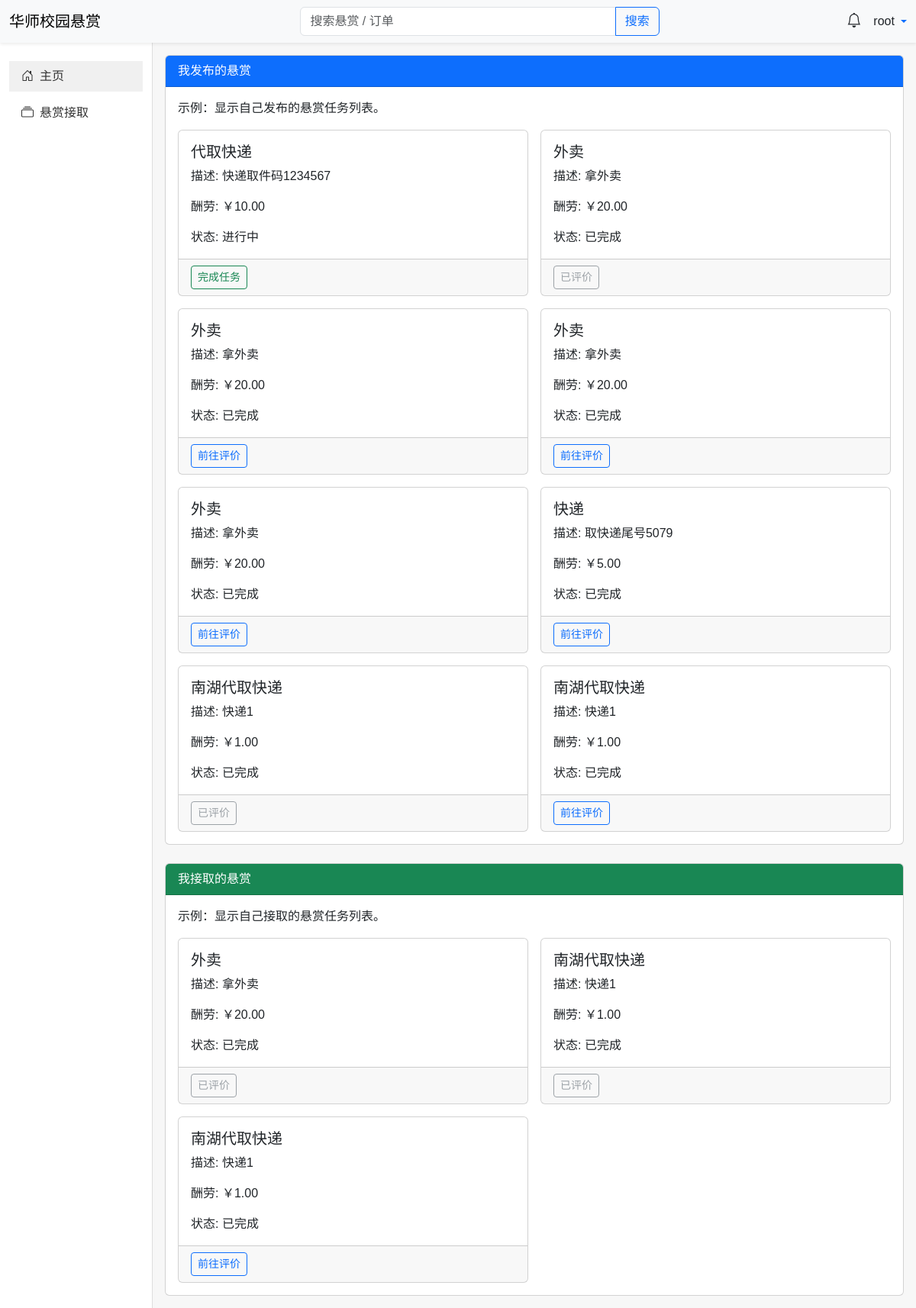
The page /api/ (signed in) on the database its author committed.
### errands/models.py (models this page shows, shortened)
class User(AbstractUser):
    student_id = models.CharField(max_length=20, unique=True, null=True, blank=True)
    phone = models.CharField(max_length=20, null=True, blank=True)
    avatar = models.ImageField(upload_to='avatars/', default='avatars/default.png', null=True, blank=True)

class Task(models.Model):
    TASK_TYPE_CHOICES = [
        ('express', '快递'),
        ('takeaway', '外卖'),
        ('purchase', '代购'),
        ('other', '其他'),
    ]
    STATUS_CHOICES = [
        ('pending', '待接取'),
        ('in_progress', '进行中'),
        ('completed', '已完成'),
        ('cancelled', '已取消'),
    ]
    title = models.CharField(max_length=100)
    description = models.TextField()
    reward = models.DecimalField(max_digits=10, decimal_places=2)
    status = models.CharField(
        max_length=20,
        choices=STATUS_CHOICES,
        default='pending'
    )
    created_by = models.ForeignKey(
        settings.AUTH_USER_MODEL,
        on_delete=models.CASCADE,
        null=True,
        blank=True,
        related_name='tasks_created'
    )
    assigned_to = models.ForeignKey(
        settings.AUTH_USER_MODEL,
        on_delete=models.SET_NULL,
        null=True,
        blank=True,
        related_name='tasks_assigned'
    )
    type = models.CharField(
        max_length=20,
        choices=TASK_TYPE_CHOICES,
        default='other'
    )
    created_at = models.DateTimeField(auto_now_add=True)
    updated_at = models.DateTimeField(auto_now=True)

### errands/views.py (the view, shortened to what this page needs)
# urls.py: path('', views.main_page, name='main'),
@login_required
def main_page(request):
    query = request.GET.get('q', '')  # 获取搜索关键词
    my_published_tasks = Task.objects.filter(created_by=request.user).annotate(
        has_reviewed=Exists(
            Review.objects.filter(task=OuterRef('pk'), reviewed_by=request.user)
        )
    )
    my_taken_tasks = Task.objects.filter(assigned_to=request.user).annotate(
        has_reviewed=Exists(
            Review.objects.filter(task=OuterRef('pk'), reviewed_by=request.user)
        )
    )
    return render(request, 'errands/main.html', {
        'my_published_tasks': my_published_tasks,
        'my_taken_tasks': my_taken_tasks,
        'query': query,  # 将搜索关键词返回模板
    })

### errands/templates/errands/main.html (shortened to what this page needs)
{% load static %}
<!DOCTYPE html>
<html lang="zh-CN">
<head>
  <link rel="stylesheet" href="https://cdn.jsdelivr.net/npm/bootstrap@5.3.0/dist/css/bootstrap.min.css">
  <link rel="stylesheet" href="https://cdn.jsdelivr.net/npm/bootstrap-icons@1.10.5/font/bootstrap-icons.css">
</head>
<body>
  <nav class="navbar navbar-expand-lg navbar-light bg-light shadow-sm">
    <div class="container-fluid">
      <a class="navbar-brand d-flex align-items-center" href="#">
        <span>华师校园悬赏</span>
      </a>
      <form class="d-none d-md-flex mx-auto" style="width: 40%;" action="" method="get">
        <div class="input-group">
          <input type="text" class="form-control" placeholder="搜索悬赏 / 订单" name="q">
          <button class="btn btn-outline-primary" type="submit">搜索</button>
        </div>
      </form>
      <div class="d-flex align-items-center">
        <a href="#" class="text-decoration-none me-3 position-relative">
          <span class="text-dark">
            <i class="bi bi-bell" style="font-size: 1.2rem;"></i>
          </span>
        </a>
        <div class="dropdown">
          <a href="#" class="d-flex align-items-center text-decoration-none dropdown-toggle" data-bs-toggle="dropdown" aria-expanded="false">
            <span class="me-1 text-dark">{{ user.username|default:"用户" }}</span>
          </a>
        </div>
      </div>
    </div>
  </nav>
  <div class="container-fluid">
    <div class="row">
      <div class="col-12 col-md-2 sidebar py-4">
        <ul class="nav flex-column">
          <li class="nav-item mb-2">
            <a class="nav-link active" aria-current="page" href="{% url 'main' %}">
              <i class="bi bi-house-door me-2"></i>主页
            </a>
          </li>
          <li class="nav-item mb-2">
            <a class="nav-link" href="{% url 'take_tasks' %}">
              <i class="bi bi-collection me-2"></i>悬赏接取
            </a>
          </li>
        </ul>
      </div>
      <div class="col-12 col-md-10 content-area">
        <div class="card mb-4">
          <div class="card-header bg-primary text-white">
            我发布的悬赏
          </div>
          <div class="card-body">
            <p>示例：显示自己发布的悬赏任务列表。</p>
            <div class="row row-cols-1 row-cols-md-2 g-3">
              {% for task in my_published_tasks %}
              <div class="col">
                <div class="card h-100" id="task-{{ task.id }}">
                  <div class="card-body">
                    <h5 class="card-title" title="{{ task.title }}">{{ task.title }}</h5>
                    <p class="card-text">描述: {{ task.description|truncatechars:50 }}</p>
                    <p class="card-text">酬劳: ￥{{ task.reward }}</p>
                    <p class="card-text">状态: {{ task.get_status_display }}</p>
                  </div>
                  <div class="card-footer">
                    {% if task.status == 'in_progress' %}
                      <button class="btn btn-sm btn-outline-success" onclick="completeTask('{{ task.id }}')">完成任务</button>
                    {% elif task.status == 'completed' %}
                      {% if task.has_reviewed %}
                        <button class="btn btn-sm btn-outline-secondary" disabled>已评价</button>
                      {% else %}
                        <button class="btn btn-sm btn-outline-primary" onclick="openReviewModal('{{ task.id }}', '{{ task.assigned_to.username }}')">前往评价</button>
                      {% endif %}
                    {% elif task.status == 'pending' %}
                      <button class="btn btn-sm btn-outline-danger" onclick="cancelTask('{{ task.id }}')">取消任务</button>
                    {% endif %}
                  </div>
                </div>
              </div>
              {% empty %}
                <p>暂无已发布悬赏</p>
              {% endfor %}
            </div>
          </div>
        </div>
        <div class="card">
          <div class="card-header bg-success text-white">
            我接取的悬赏
          </div>
          <div class="card-body">
            <p>示例：显示自己接取的悬赏任务列表。</p>
            <div class="row row-cols-1 row-cols-md-2 g-3">
              {% for task in my_taken_tasks %}
              <div class="col">
                <div class="card h-100" id="task-{{ task.id }}">
                  <div class="card-body">
                    <h5 class="card-title" title="{{ task.title }}">{{ task.title }}</h5>
                    <p class="card-text">描述: {{ task.description|truncatechars:50 }}</p>
                    <p class="card-text">酬劳: ￥{{ task.reward }}</p>
                    <p class="card-text">状态: {{ task.get_status_display }}</p>
                  </div>
                  <div class="card-footer">
                    {% if task.status == 'in_progress' %}
                      <button class="btn btn-sm btn-outline-success" onclick="completeTask('{{ task.id }}')">完成任务</button>
                    {% elif task.status == 'completed' %}
                      {% if task.has_reviewed %}
                        <button class="btn btn-sm btn-outline-secondary" disabled>已评价</button>
                      {% else %}
                        <button class="btn btn-sm btn-outline-primary" onclick="openReviewModal('{{ task.id }}', '{{ task.created_by.username }}')">前往评价</button>
                      {% endif %}
                    {% elif task.status == 'pending' %}
                      <button class="btn btn-sm btn-outline-danger" onclick="cancelTask('{{ task.id }}')">取消任务</button>
                    {% endif %}
                  </div>
                </div>
              </div>
              {% empty %}
                <p>暂无已接取悬赏</p>
              {% endfor %}
            </div>
          </div>
        </div>
      </div>
    </div>
  </div>
  <link rel="stylesheet" href="https://cdn.jsdelivr.net/npm/bootstrap-icons@1.10.5/font/bootstrap-icons.css">
</body>
</html>

### errands/templates/errands/main.html (style rules this page uses)
body { font-family: "Microsoft YaHei", sans-serif; background-color: #f7f7f7; margin: 0; padding: 0; }
.sidebar { background-color: #fff; border-right: 1px solid #ddd; min-height: 100vh; }
.sidebar .nav-link { color: #333; font-weight: 500; }
.sidebar .nav-link.active { background-color: #f0f0f0; }
.content-area { padding: 1rem; }
.card-title { white-space: nowrap; overflow: hidden; text-overflow: ellipsis; }

### rows shown on the page
User: username "root"
Task: title "代取快递", description "快递取件码1234567", reward "10.00", status "进行中"
Task: title "外卖", description "拿外卖", reward "20.00", status "已完成", shows "已评价"
Task: title "外卖", description "拿外卖", reward "20.00", status "已完成"
Task: title "外卖", description "拿外卖", reward "20.00", status "已完成"
Task: title "外卖", description "拿外卖", reward "20.00", status "已完成"
Task: title "快递", description "取快递尾号5079", reward "5.00", status "已完成"
Task: title "南湖代取快递", description "快递1", reward "1.00", status "已完成", shows "已评价"
Task: title "南湖代取快递", description "快递1", reward "1.00", status "已完成"
